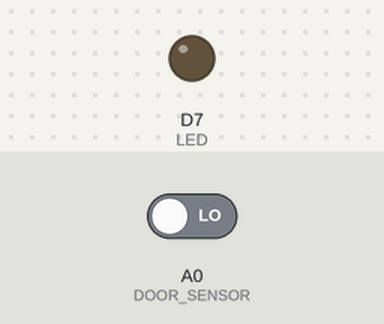
Bench run of a sketch on a simulated Particle Photon. On the bench: output pins drawn as LEDs (lit = HIGH). The inputs (shaded band) are chosen by the test bench; at power-on: A0 (DOOR_SENSOR) LOW. The local clock reads 2024-03-15 10:24:30 at power-on unless the sketch sets it.

Above: at 1.2 s.
1.3 s: A0 (DOOR_SENSOR) driven HIGH
At 2.0 s:
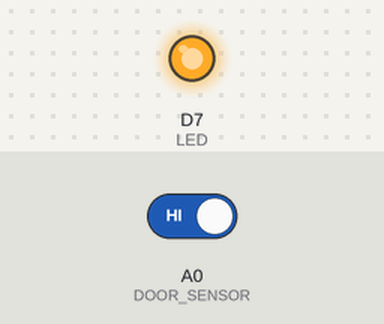
2.8 s: A0 (DOOR_SENSOR) driven LOW
At 3.6 s:
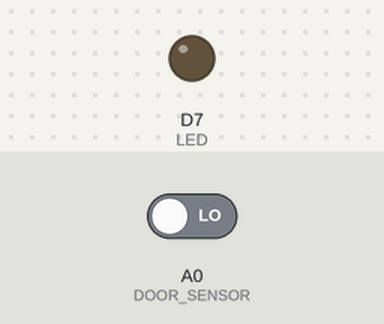
Timing chart, 0 to 5.8 s (numbered marks = the images above; inputs shaded):
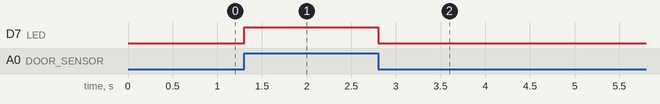

The sketch:

aUtopia-door-alert.ino
```cpp
#define DOOR_SENSOR A0
#define LED D7

// time to wait before alarm switches states
#define DEBOUNCE_SECONDS 10

// whether or not door open is sensed: 0 = no, 1 = yes
int opened = 0;

// the alarm state: 0 = off, 1 = on
int alarmState = 0;

// the last time we switched alarm states
int lastStateSwitchTime = 0;

void setup() {

    pinMode(LED, OUTPUT);
    pinMode(DOOR_SENSOR, INPUT);

    Particle.publish("online");

    Particle.variable("opened", &opened, INT);

    Particle.variable("alarmState", &alarmState, INT);
}

void loop() {
    opened = hasBeenOpened();
    if (opened) {
        digitalWrite(LED, HIGH);

        if (alarmState == 0) {
            // only alarm if we're past the debounce interval
            int now = Time.now();
            if (now - lastStateSwitchTime > DEBOUNCE_SECONDS) {
                alarmState = 1;
                lastStateSwitchTime = now;
                Particle.publish("aUtopia-door-alert-fc2", "on", 60, PRIVATE);
            }
        }
    } else {
        digitalWrite(LED, LOW);

        //
        // Alarm off
        //
        if (alarmState == 1) {
            // only alarm if we're past the debounce interval
            int now = Time.now();
            if (now - lastStateSwitchTime > DEBOUNCE_SECONDS) {
                alarmState = 0;
                lastStateSwitchTime = now;
            }
        }
    }
}

// determine if we're open or not
boolean hasBeenOpened() {
    if (digitalRead(DOOR_SENSOR) == HIGH) {
        return true;
    } else {
        return false;
    }
}
```

Measured:
- after the input at 1.3 s, D7 (LED): LOW → HIGH at once
- after the input at 2.8 s, D7 (LED): HIGH → LOW at once
